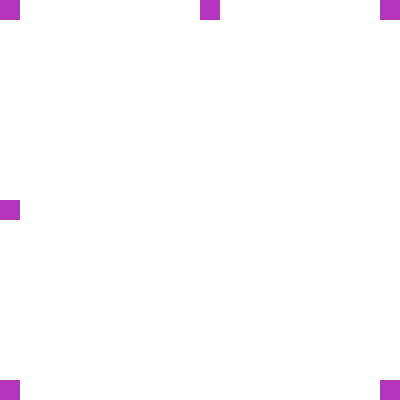
Frame 1 (no input)
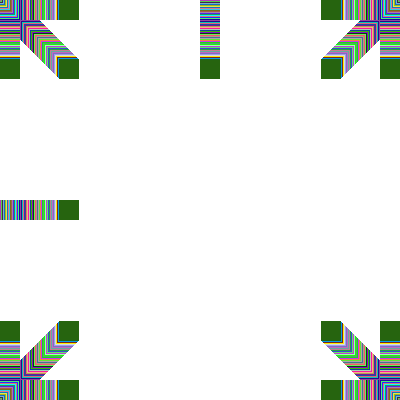
Frame 60 (no input)
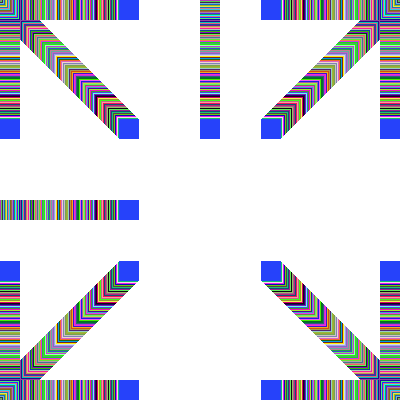
Frame 120 (the mouse pressed at the canvas centre since frame 60)

The p5.js sketch that drew these frames (run headless with seeded random() and noise() and a simulated clock; from frame 60 on, the mouse is pressed at the canvas centre):

// p5.js sketch
// ── sketch.js
var offset = 0;

function setup() {
  createCanvas(400, 400);
}

function draw() {
  //background(220);
  noStroke();
  fill(random(255), random(255), random(255));
  rect(0 + offset, 0 + offset, 20);
  rect(0 + offset, 0, 20);
  rect(0, 0 + offset, 20);

  rect(380 - offset, 380, 20);
  rect(380 - offset, 380 - offset, 20);
  rect(380, 380 - offset, 20);

  rect(380 - offset, 0 + offset, 20);
  rect(380, 0 + offset, 20);
  rect(380 - offset, 0, 20);

  rect(0 + offset, 380 - offset, 20);
  rect(0 + offset, 380, 20);
  rect(0, 380 - offset, 20);
  
  rect(0+offset,200,20)
  rect(200,0+offset,20)
  

  offset = offset + 1;
  if (offset > 400) {
    offset = 0;
  }
}
